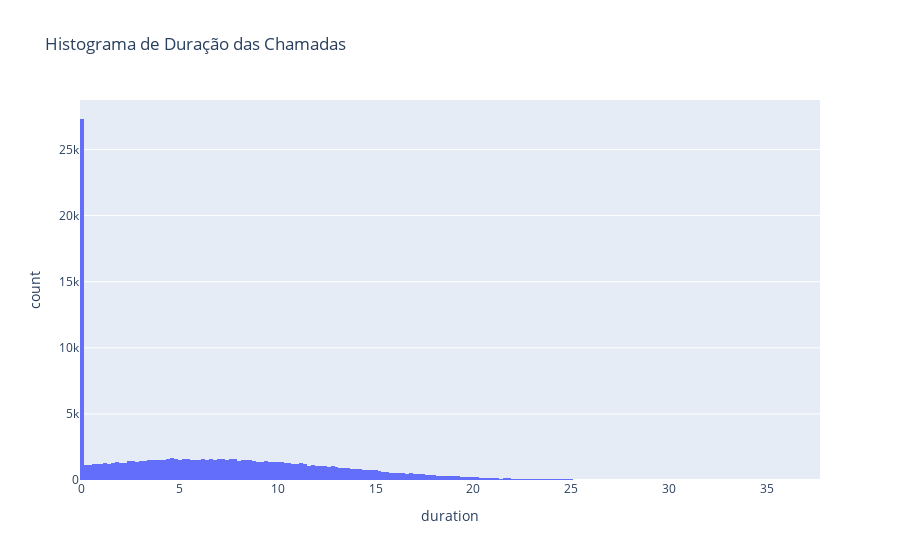

Here is the notebook cell this chart was saved with:
### Code cell
import plotly.express as px

# Carregando o CSV (por exemplo: megaline_calls.csv)
import pandas as pd
df_calls = pd.read_csv('megaline_calls.csv')

# Criar um histograma da duração das chamadas
fig = px.histogram(df_calls, x='duration', title='Histograma de Duração das Chamadas')
fig.show()

### Figure 1 — Plotly figure (JSON) as saved in the notebook; plotly's stock layout.template omitted (floating-point values rounded to 4 significant figures; data arrays with more than 128 entries replaced by an {"elided": "..."} marker saying what was removed)
{"data": [{"bingroup": "x", "hovertemplate": "duration=%{x}<br>count=%{y}<extra></extra>", "legendgroup": "", "marker": {"color": "#636efa", "pattern": {"shape": ""}}, "name": "", "orientation": "v", "showlegend": false, "type": "histogram", "x": {"elided": "137735 float values"}, "xaxis": "x", "yaxis": "y"}], "layout": {"barmode": "relative", "legend": {"tracegroupgap": 0}, "title": {"text": "Histograma de Duração das Chamadas"}, "xaxis": {"anchor": "y", "domain": [0, 1], "title": {"text": "duration"}}, "yaxis": {"anchor": "x", "domain": [0, 1], "title": {"text": "count"}}}}
